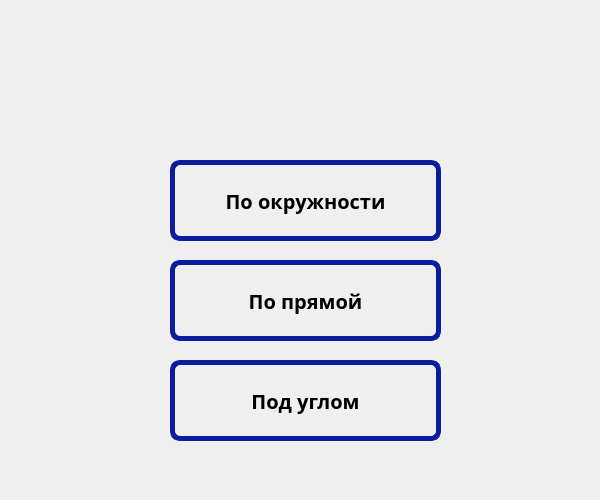
<?xml version="1.0" encoding="UTF-8"?>
<ui version="4.0">
 <class>MainWindow</class>
 <widget class="QMainWindow" name="MainWindow">
  <property name="geometry">
   <rect>
    <x>0</x>
    <y>0</y>
    <width>600</width>
    <height>500</height>
   </rect>
  </property>
  <property name="sizePolicy">
   <sizepolicy hsizetype="Fixed" vsizetype="Fixed">
    <horstretch>0</horstretch>
    <verstretch>0</verstretch>
   </sizepolicy>
  </property>
  <property name="minimumSize">
   <size>
    <width>600</width>
    <height>500</height>
   </size>
  </property>
  <property name="maximumSize">
   <size>
    <width>600</width>
    <height>500</height>
   </size>
  </property>
  <property name="font">
   <font>
    <family>Segoe UI Black</family>
    <pointsize>12</pointsize>
    <weight>75</weight>
    <bold>true</bold>
   </font>
  </property>
  <property name="cursor">
   <cursorShape>ArrowCursor</cursorShape>
  </property>
  <property name="windowTitle">
   <string>Physical simulation of motion</string>
  </property>
  <property name="windowIcon">
   <iconset resource="../Resurces/res.qrc">
    <normaloff>:/Resurses_2/icon.png</normaloff>:/Resurses_2/icon.png</iconset>
  </property>
  <property name="autoFillBackground">
   <bool>false</bool>
  </property>
  <property name="styleSheet">
   <string notr="true">background-image: url(:/Resurses_2/фон.jpg)</string>
  </property>
  <property name="documentMode">
   <bool>false</bool>
  </property>
  <property name="dockNestingEnabled">
   <bool>false</bool>
  </property>
  <widget class="QWidget" name="centralwidget">
   <widget class="QPushButton" name="choose_move3">
    <property name="geometry">
     <rect>
      <x>170</x>
      <y>360</y>
      <width>271</width>
      <height>81</height>
     </rect>
    </property>
    <property name="font">
     <font>
      <family>Goudy Stout</family>
      <pointsize>15</pointsize>
      <weight>75</weight>
      <bold>true</bold>
     </font>
    </property>
    <property name="styleSheet">
     <string notr="true">QWidget {
    background-image: url(:/Resurses_2/white.jpg);
	border: 5px solid #0B1D9D;
	border-radius: 10px;
}
QWidget:hover{
    background-image: url(:/Resurses_2/white-hover.jpg);
}
QWidget:pressed{
    background-image: url(:/Resurses_2/white-active.jpg);
}</string>
    </property>
    <property name="text">
     <string>Под углом</string>
    </property>
   </widget>
   <widget class="QPushButton" name="choose_move2">
    <property name="geometry">
     <rect>
      <x>170</x>
      <y>260</y>
      <width>271</width>
      <height>81</height>
     </rect>
    </property>
    <property name="font">
     <font>
      <family>Goudy Stout</family>
      <pointsize>15</pointsize>
      <weight>75</weight>
      <bold>true</bold>
     </font>
    </property>
    <property name="styleSheet">
     <string notr="true">QWidget {
    background-image: url(:/Resurses_2/white.jpg);
	border: 5px solid #0B1D9D;
	border-radius: 10px;
}
QWidget:hover{
    background-image: url(:/Resurses_2/white-hover.jpg);
}
QWidget:pressed{
    background-image: url(:/Resurses_2/white-active.jpg);
}</string>
    </property>
    <property name="text">
     <string>По прямой</string>
    </property>
   </widget>
   <widget class="QPushButton" name="choose_move1">
    <property name="geometry">
     <rect>
      <x>170</x>
      <y>160</y>
      <width>271</width>
      <height>81</height>
     </rect>
    </property>
    <property name="font">
     <font>
      <family>Goudy Stout</family>
      <pointsize>15</pointsize>
      <weight>75</weight>
      <bold>true</bold>
     </font>
    </property>
    <property name="styleSheet">
     <string notr="true">QWidget {
    background-image: url(:/Resurses_2/white.jpg);
	border: 5px solid #0B1D9D;
	border-radius: 10px;
}
QWidget:hover{
    background-image: url(:/Resurses_2/white-hover.jpg);
}
QWidget:pressed{
    background-image: url(:/Resurses_2/white-active.jpg);
}</string>
    </property>
    <property name="text">
     <string>По окружности</string>
    </property>
    <property name="shortcut">
     <string/>
    </property>
    <property name="checkable">
     <bool>false</bool>
    </property>
    <property name="autoDefault">
     <bool>false</bool>
    </property>
    <property name="default">
     <bool>false</bool>
    </property>
    <property name="flat">
     <bool>false</bool>
    </property>
   </widget>
  </widget>
 </widget>
 <resources>
  <include location="../Resurces/res.qrc"/>
 </resources>
 <connections/>
</ui>
